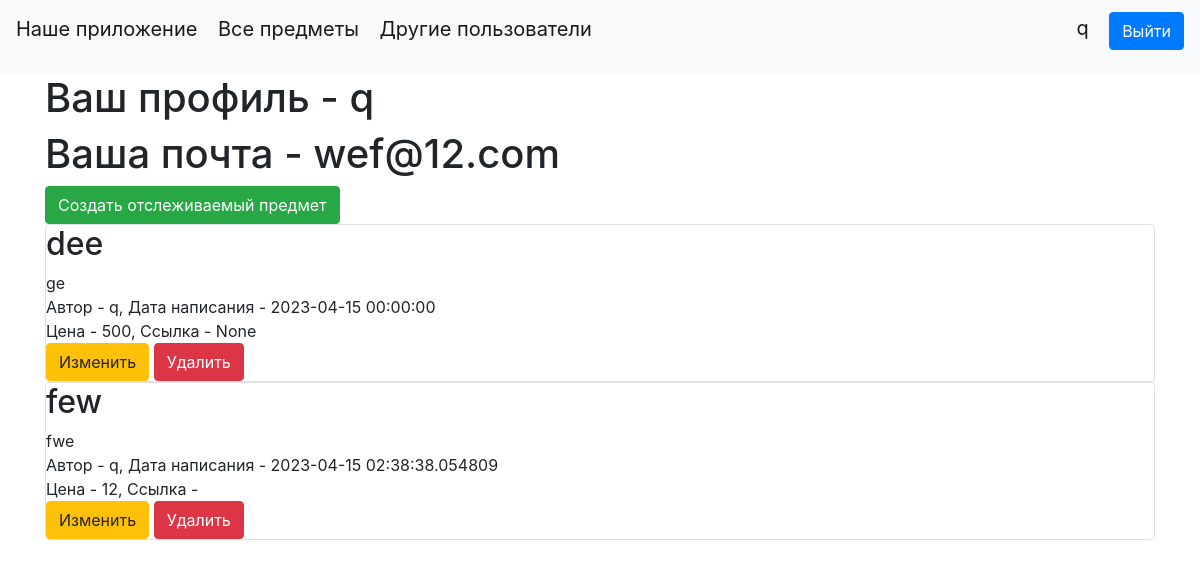
The page /account (signed in) on the database as committed earlier.
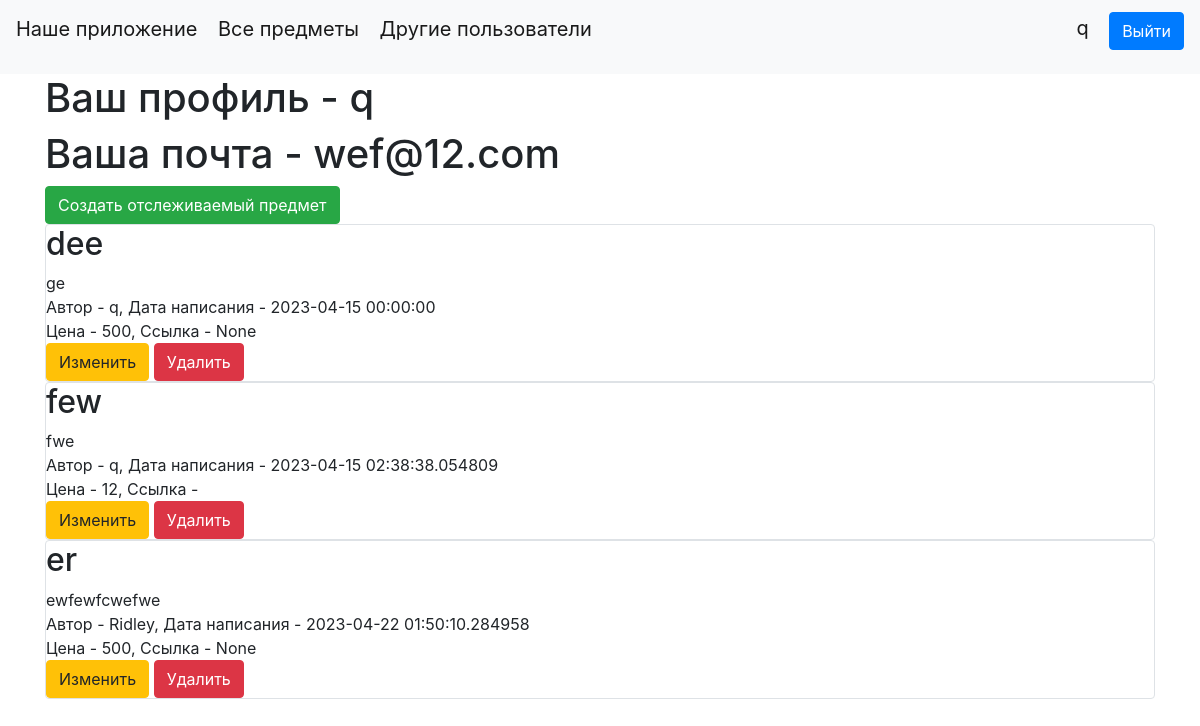
The same page on the database as committed later.
### data/users.py (models this page shows, shortened)
class User(SqlAlchemyBase, UserMixin, SerializerMixin):
    __tablename__ = 'users'
    id = sqlalchemy.Column(sqlalchemy.Integer,
                           primary_key=True, autoincrement=True)
    name = sqlalchemy.Column(sqlalchemy.String, nullable=True)
    about = sqlalchemy.Column(sqlalchemy.String, nullable=True)
    email = sqlalchemy.Column(sqlalchemy.String,
                              index=True, unique=True, nullable=True)
    hashed_password = sqlalchemy.Column(sqlalchemy.String, nullable=True)
    created_date = sqlalchemy.Column(sqlalchemy.DateTime,
                                     default=datetime.datetime.now)
    items = orm.relationship("Items", back_populates='user')

### data/items.py (models this page shows)
class Items(SqlAlchemyBase, UserMixin, SerializerMixin):
    __tablename__ = 'items'
    id = sqlalchemy.Column(sqlalchemy.Integer, primary_key=True, autoincrement=True)
    creator = sqlalchemy.Column(sqlalchemy.String, default='Other')
    title = sqlalchemy.Column(sqlalchemy.String, nullable=True)
    content = sqlalchemy.Column(sqlalchemy.String, nullable=True)
    created_date = sqlalchemy.Column(sqlalchemy.DateTime, default=datetime.datetime.now)
    is_private = sqlalchemy.Column(sqlalchemy.Boolean, default=True)
    price = sqlalchemy.Column(sqlalchemy.Integer, default=0)
    link = sqlalchemy.Column(sqlalchemy.String, default='None')
    categories = orm.relationship("Category",
                                  secondary="association",
                                  backref="items")
    user_id = sqlalchemy.Column(sqlalchemy.Integer, sqlalchemy.ForeignKey("users.id"))
    user = orm.relationship('User')

### main.py (the view)
@app.route("/account")
def account():
    db_sess = db_session.create_session()
    if current_user.is_authenticated:
        items = db_sess.query(Items).filter(Items.user == current_user)
    else:
        items = None
    return render_template("account.html", items=items)

### data/db_session.py (called while the page is built)
def create_session() -> Session:
    global __factory
    return __factory()

### main.py (called while the page is built)
@login_manager.user_loader
def load_user(user_id):
    db_sess = db_session.create_session()
    return db_sess.query(User).get(user_id)

### templates/account.html
{% extends "base.html" %}
{% block content %}
<h1>Ваш профиль - {{current_user.name}}</h1>
<h1>Ваша почта - {{current_user.email}}</h1>
<a href="/items_add" class="btn btn-success"> Создать отслеживаемый предмет </a>
{% for item in items %}
{% if current_user == item.user %}
<div class="col-md6 border rounded">
        <h2>{{item.title}}</h2>
        <div>
            {{item.content}}
        </div>
        <div>
            Автор - {{item.creator}}, Дата написания - {{item.created_date}}
        </div>
        <div>
            Цена - {{item.price}}, Ссылка - {{item.link}}
        </div>
        <div>
            <a href="/items_edit/{{ item.id }}" class="btn btn-warning">
                Изменить
            </a>
            <a href="/items_delete/{{ item.id }}" class="btn btn-danger">
                Удалить
            </a>
        </div>
</div>
{% endif %}
{% endfor %}
{% endblock %}

### templates/base.html (shortened to what this page needs)
<!doctype html>
<html lang="en">
<head>
    <link rel="stylesheet"
          href="https://stackpath.bootstrapcdn.com/bootstrap/4.4.1/css/bootstrap.min.css"
>
</head>
<body>
<header>
    <nav class="navbar navbar-light bg-light">
        <p>
            <a class="navbar-brand" href="/about">Наше приложение</a>
            <a class="navbar-brand" href="/">Все предметы</a>
            <a class="navbar-brand" href="/other_users"> Другие пользователи</a>
        </p>
        {% if current_user.is_authenticated %}
            <p>
                <a class="navbar-brand" href="/account">{{ current_user.name }}</a>
                <a class="btn btn-primary" href="/logout">Выйти</a>
            </p>
        {% else %}
            <p>
                <a class="btn btn-primary " href="/register">Зарегистрироваться</a>
                <a class="btn btn-success" href="/login">Войти</a>
            </p>
        {% endif %}
    </nav>
</header>
<main role="main" class="container">
    {% block content %}{% endblock %}
</main>
</body>
</html>

Rows that differ between the two databases and show on the page:
added Items: title "er", content "ewfewfcwefwe", creator "Ridley", created_date "2023-04-22 01:50:10.284958", price "500", link "None"
